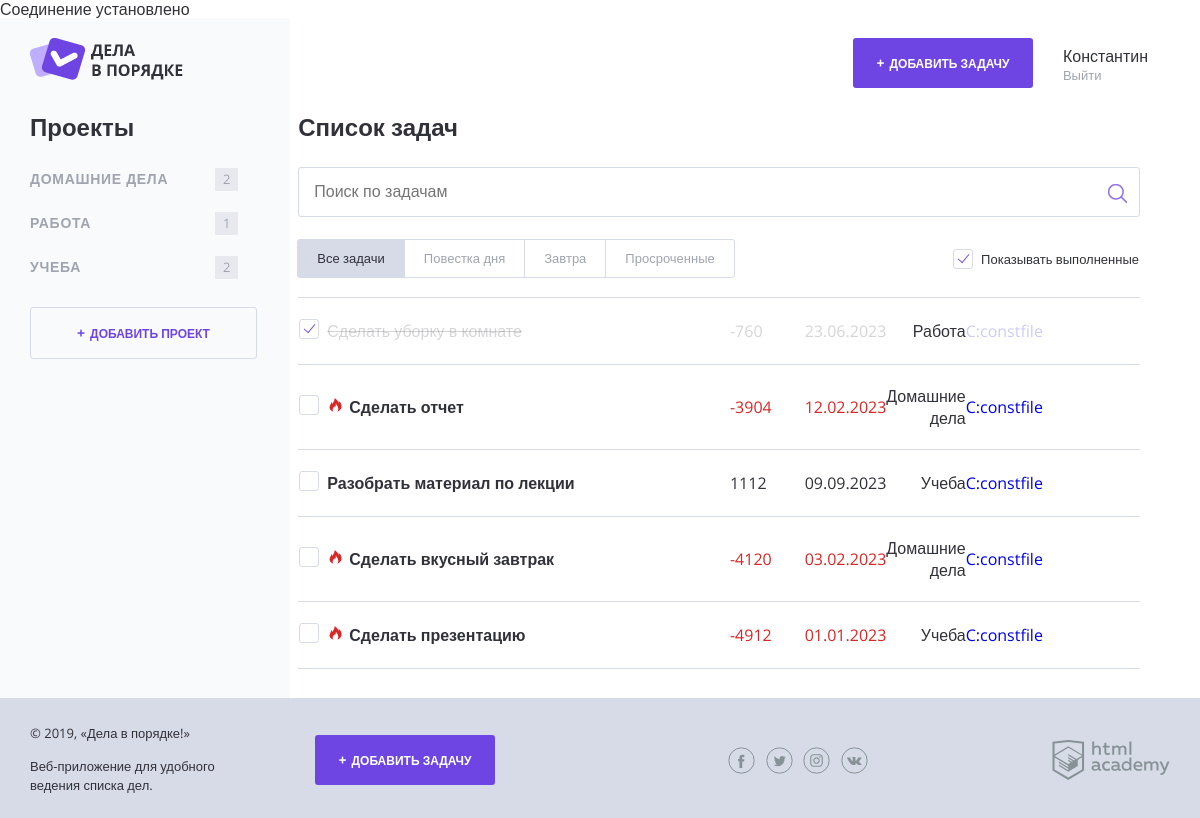
The page / on the database its author committed.
### tables this page shows
CREATE TABLE Tasks (
    id INT PRIMARY KEY AUTO_INCREMENT,
    date_create TIMESTAMP DEFAULT CURRENT_TIMESTAMP,
    status_tasks BOOLEAN,
    name_tasks VARCHAR(255) NOT NULL,
    random_file VARCHAR(255),
    projects_id INT NOT NULL,
    end_time DATETIME,
    FOREIGN KEY (projects_id) REFERENCES Projects (id),
    index(name_tasks)
);

CREATE TABLE Projects (
    id INT PRIMARY KEY AUTO_INCREMENT,
    name_projects VARCHAR(255) NOT NULL,
    Users_id INT,
    FOREIGN KEY (users_id) REFERENCES Users (id),
    UNIQUE index (users_id, name_projects)
);

### helpers.php (called while the page is built, shortened)
<?php
function include_template($name, array $data = []) {
    $name = 'templates/' . $name;
    extract($data);
    require $name;
    $result = ob_get_clean();
    return $result;
}

### data.php (called while the page is built, shortened)
<?php
$show_complete_tasks = rand(0, 1);
$title = "Дела в порядке";
function get_projects($con, $user) {
    $sql = "SELECT projects_id, name_projects, COUNT(name_tasks) AS value_tasks FROM Projects LEFT JOIN Tasks ON Projects.id=Tasks.projects_id WHERE Projects.users_id = ? GROUP BY name_projects, projects_id";
    $stmt = mysqli_prepare($con, $sql);
    mysqli_stmt_bind_param($stmt, 'i', $user);
    mysqli_stmt_execute($stmt);
    $res = mysqli_stmt_get_result($stmt);
    return mysqli_fetch_all($res, MYSQLI_ASSOC);
}
function get_tasks($con, $user, $projects_id) {
    if($projects_id){
    $sql = "SELECT name_tasks, date_format(end_time, '%d.%m.%Y') AS end_time, name_projects, status_tasks, random_file FROM Projects
    LEFT JOIN Tasks ON Projects.id=Tasks.projects_id WHERE Users_id = ? AND projects_id = ? ORDER BY end_time DESC";
    $stmt = mysqli_prepare($con, $sql);
    mysqli_stmt_bind_param($stmt, 'ii', $user, $projects_id);
    }
    else{
        $sql = "SELECT name_tasks, date_format(end_time, '%d.%m.%Y') AS end_time, name_projects, status_tasks, random_file FROM Projects
        LEFT JOIN Tasks ON Projects.id=Tasks.projects_id WHERE Users_id = ? ORDER BY end_time DESC";
        $stmt = mysqli_prepare($con, $sql);
        mysqli_stmt_bind_param($stmt, 'i', $user);
    }
    mysqli_stmt_execute($stmt);
    $res = mysqli_stmt_get_result($stmt);
    return mysqli_fetch_all($res, MYSQLI_ASSOC);
}
?>

### function.php (called while the page is built, shortened)
<?php
function number_of_hour($tasks_list){
    if ($tasks_list !== null) {
        $date = Floor((strtotime($tasks_list)-time())/3600);
    }
    else {
        $date = floor(time()/3600);
    }
    return $date;
}
?>

### templates/main.php (the view, shortened to what this page needs)
<section class="content__side">
                <h2 class="content__side-heading">Проекты</h2>
                <nav class="main-navigation">
                    <ul class="main-navigation__list"> <?php foreach ($projects as $value): ?>
                        <li class="main-navigation__list-item">
                        <a class="main-navigation__list-item-link <?php if ($projects_id == $value['projects_id']):?> main-navigation__list-item--active <?php endif;?>" href="?projects_id=<?= $value['projects_id']?>"> <?= htmlspecialchars($value['name_projects']);?></a>
                            <span class="main-navigation__list-item-count"><?=$value['value_tasks']?></span>
                        </li>
                    <?php endforeach;?>
                    </ul>
                </nav>
                <a class="button button--transparent button--plus content__side-button"
                   href="pages/form-project.html" target="project_add">Добавить проект</a>
            </section>
            <main class="content__main">
                <h2 class="content__main-heading">Список задач</h2>
                <form class="search-form" action="index.php" method="post" autocomplete="off">
                    <input class="search-form__input" type="text" name="" value="" placeholder="Поиск по задачам">
                    <input class="search-form__submit" type="submit" name="" value="Искать">
                </form>
                <div class="tasks-controls">
                    <nav class="tasks-switch">
                        <a href="/" class="tasks-switch__item tasks-switch__item--active">Все задачи</a>
                        <a href="/" class="tasks-switch__item">Повестка дня</a>
                        <a href="/" class="tasks-switch__item">Завтра</a>
                        <a href="/" class="tasks-switch__item">Просроченные</a>
                    </nav>
                    <label class="checkbox">
                        <span class="checkbox__text">Показывать выполненные</span>
                    </label>
                </div>
               <table class="tasks">
                 <?php foreach ($tasks as $key => $value): ?>
                    <?php if (($show_complete_tasks === 1) || ($value['status_tasks'] === 0)): ?>
                    <tr class="tasks__item task <?php if ($value['status_tasks']): ?> task--completed<?php endif; ?> <?php if ((number_of_hour($value['end_time']) <= 24) && ($value['status_tasks'] === 0)):?> task--important <?php endif;?>">
                        <td class="task__select">
                            <label class="checkbox task__checkbox">
                                <span class="checkbox__text"><?=htmlspecialchars($value['name_tasks']); ?> <td class="task__date"><?= number_of_hour($value['end_time'])?></td></span>
                            </label>
                        </td>
                        <td class="task__date"><?= htmlspecialchars($value['end_time'])?></td>
                        <td class="task__controls"><?=htmlspecialchars($value['name_projects']); ?></td>
                        <td class="task__file"><a href="/uploads/<?= $value['random_file'] ?>"><?=$value['random_file'] ?> </a></td>
                    </tr>
                    <?php endif; ?>
                 <?php endforeach; ?>
                </table>
            </main>

### templates/layout.php (shortened to what this page needs)
<!DOCTYPE html>
<html lang="ru">
<head>
    <link rel="stylesheet" href="css/normalize.css">
    <link rel="stylesheet" href="css/style.css">
    <link rel="stylesheet" href="css/flatpickr.min.css">
</head>
<body>
<div class="page-wrapper">
    <div class="container container--with-sidebar">
        <header class="main-header">
            <a href="/">
                <img src="img/logo.png" width="153" height="42" alt="Логотип Дела в порядке">
            </a>
            <div class="main-header__side">
                <a class="main-header__side-item button button--plus open-modal" href="add.php?projects_id=<?=$projects_id?>">Добавить задачу</a>
                <div class="main-header__side-item user-menu">
                    <div class="user-menu__data">
                        <p>Константин</p>
                        <a href="#">Выйти</a>
                    </div>
                </div>
            </div>
        </header>
        <div class="content">
            <?= $content ?>
        </div>
    </div>
</div>
<footer class="main-footer">
    <div class="container">
        <div class="main-footer__copyright">
            <p>© 2019, «Дела в порядке!»</p>
            <p>Веб-приложение для удобного ведения списка дел.</p>
        </div>
        <a class="main-footer__button button button--plus" href="add.php?projects_id=<?=$projects_id?>">Добавить задачу</a>
        <div class="main-footer__social social">
            <a class="social__link social__link--facebook" href="#">
            </a>
            <a class="social__link social__link--twitter" href="#">
            </a>
            <a class="social__link social__link--instagram" href="#">
            </a>
            <a class="social__link social__link--vkontakte" href="#">
            </a>
        </div>
        <div class="main-footer__developed-by">
            <a href="https://htmlacademy.ru/intensive/php">
                <img src="img/htmlacademy.svg" alt="HTML Academy" width="118" height="40">
            </a>
        </div>
    </div>
</footer>
</body>
</html>

### index.php
<?php
require_once ("init.php");
$projects_id = $_GET['projects_id'] ?? '';
$content = include_template('main.php', ['projects' => get_projects($con, 1004),  'tasks' => get_tasks($con, 1004, $projects_id), 'show_complete_tasks' => $show_complete_tasks, 'projects_id' => $projects_id]);
$layout = include_template('layout.php', ['content' => $content, 'title'=> $title, 'projects_id' => $projects_id]);
print($layout);
?>

### rows shown on the page
tasks: name_tasks "Сделать уборку в комнате", end_time "-760", end_time "23.06.2023", projects.name_projects "Работа", random_file "C:constfile"
tasks: name_tasks "Сделать отчет", end_time "-3904", end_time "12.02.2023", projects.name_projects "Домашние дела", random_file "C:constfile"
tasks: name_tasks "Разобрать материал по лекции", end_time "1112", end_time "09.09.2023", projects.name_projects "Учеба", random_file "C:constfile"
tasks: name_tasks "Сделать вкусный завтрак", end_time "-4120", end_time "03.02.2023", projects.name_projects "Домашние дела", random_file "C:constfile"
tasks: name_tasks "Сделать презентацию", end_time "-4912", end_time "01.01.2023", projects.name_projects "Учеба", random_file "C:constfile"

### other values the page prints
$value['name_projects'] "ДОМАШНИЕ ДЕЛА"
$value['value_tasks'] "2"
$value['name_projects'] "РАБОТА"
$value['value_tasks'] "1"
$value['name_projects'] "УЧЕБА"
